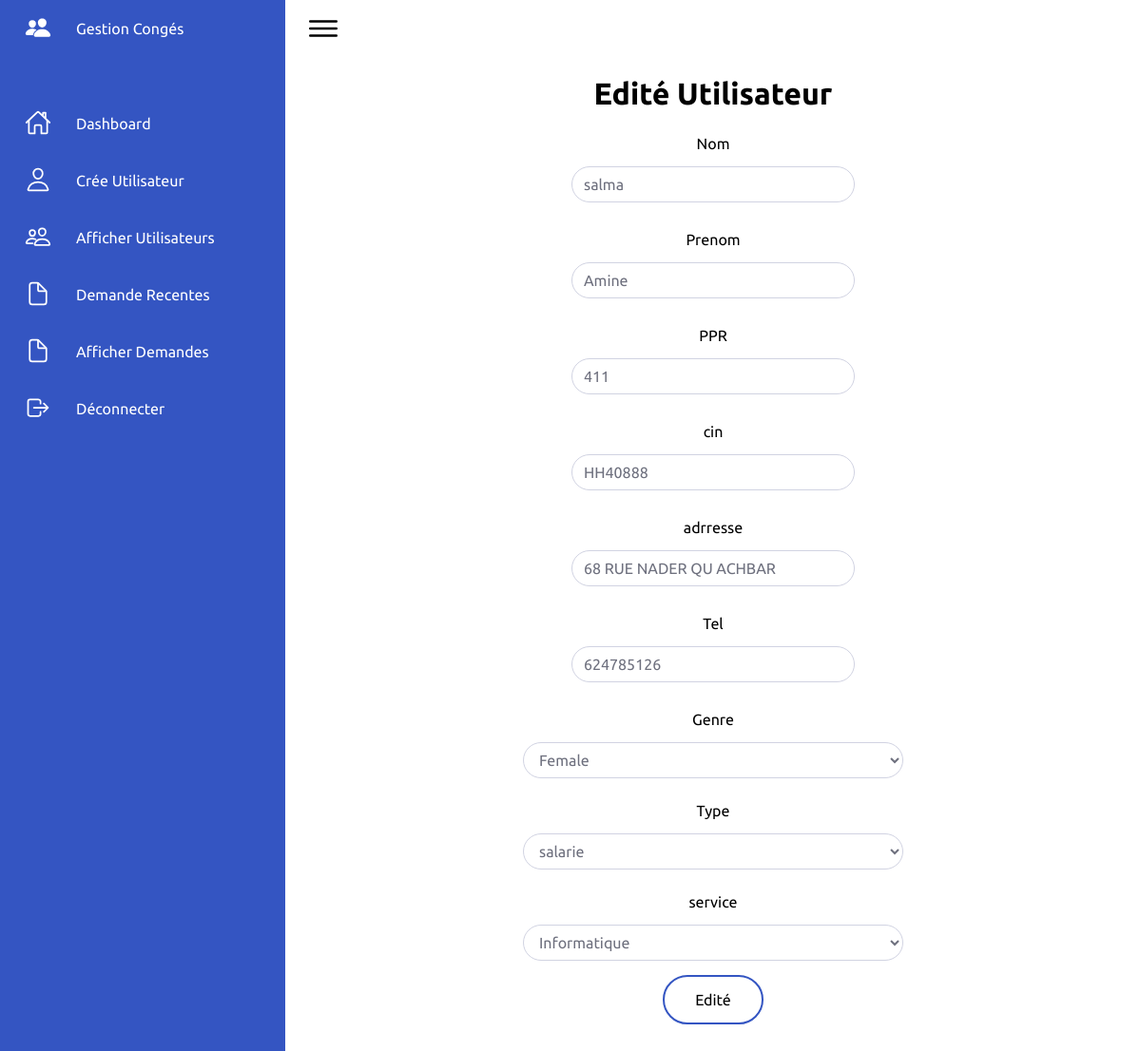
Page /admin/editUtilisateurs.php?ppr_user=411 (signed in) on the committed database.
### tables this page shows
CREATE TABLE `employe` (
  `Id` int(11) NOT NULL,
  `PPR` int(11) NOT NULL,
  `Cin` varchar(7) NOT NULL,
  `Nom` varchar(30) NOT NULL,
  `Prenom` varchar(30) NOT NULL,
  `Adresse` varchar(100) NOT NULL,
  `Tel` bigint(10) NOT NULL,
  `Sexe` varchar(20) NOT NULL,
  `Type` varchar(40) NOT NULL,
  `NumS` int(11) NOT NULL
);

CREATE TABLE `service` (
  `NumS` int(11) NOT NULL,
  `Intitule-S` varchar(40) NOT NULL
);

### config/dbaccess.php (called while the page is built, shortened)
<?php
    class Dbconfig
    {
        public function db_connect(){
        $servername = "localhost";
        $username = "root";
        $password = "";
     try {
       $this->connection = new PDO("mysql:host=$servername;dbname=gestion_cong", $username, $password);
         } catch(PDOException $e) {
  echo "Connection failed: " . $e->getMessage();
               }
        }
    }
?>

### config/service.php (called while the page is built, shortened)
<?php
 require_once('dbaccess.php');
 $db = new Dbconfig();
?>

### config/utilisateurs.php (called while the page is built, shortened)
<?php
require_once('dbaccess.php');
$db = new Dbconfig();
class Utilisateur{
     function editUserget(){
        global $db;
  if(isset($_GET['ppr_user'])){
      $user_ppr = $_GET['ppr_user'];
  $stmt = $db->connection->prepare("SELECT * FROM `service` INNER JOIN employe ON service.NumS = employe.NumS  WHERE PPR=? ");
  $stmt->execute(array($user_ppr));
  return $stmt->fetch();
  }
     }
}

### admin/editUtilisateurs.php (the view, shortened to what this page needs)
<?php
if(isset($_SESSION["admin"]) ){
  require_once("../config/utilisateurs.php");
  require_once("../config/service.php");
  $users = new Utilisateur();
  $userData =$users->editUserget();
?>
<!DOCTYPE html>
<html lang="en">
<head>
    <link rel="stylesheet" href="../styles/assets/css/style.css">
    <link rel="stylesheet" href="../styles/css/mainStyle.css">
</head>
<body>
     <?php include_once('../includes/sidebar.php') ?>
     <div class="form_cotainer">
     <h1 class='title-display'>Edité Utilisateur</h1>
<form action="<?php echo $_SERVER["PHP_SELF"];?>" method="post">
<div class='form_grid'>
    <div class="col">
    <label for="fname">Nom</label>
  <input class='form-control' type="text" name="nom" value="<?php if(isset($userData['Nom'])){echo $userData['Nom'];}?>" required>
    </div>
    <div class="col">
    <label >Prenom</label>
  <input class='form-control' type="text" name="prenom" value="<?php if(isset($userData['Prenom'])){echo $userData['Prenom'];}?>" required>
    </div>
    <div class="col">
    <label >PPR</label>
  <input class='form-control' type="text" name="ppr" value="<?php if(isset($userData['PPR'])){echo $userData['PPR'];}?>" required>
    </div>
    <div class="col">
    <label >cin</label>
  <input class='form-control' type='text' name="cin" value="<?php if(isset($userData['Cin'])){echo $userData['Cin'];}?>" required>
    </div>
    <div class="col">
    <label >adrresse</label>
  <input class='form-control' type="text" name="adresse" value="<?php if(isset($userData['Adresse'])){echo $userData['Adresse'];}?>" required>
    </div>
    <div class="col">
    <label >Tel</label>
  <input class='form-control' type='tel' name="tel" value="<?php if(isset($userData['Tel'])){echo $userData['Tel'];}?>" required>
    </div>
    <div class="col-select">
    <label >Genre</label>
  <select class='form-control'  name="sexe" required>
  <?php  if(isset($userData)){
         if($userData['Sexe'] == "male"){
          echo '<option value ="male" selected >Male</option>
             <option value ="female">Female</option>';
            }elseif($userData['Sexe'] == "female"){
           echo
             '<option value ="male" >Male</option>
             <option value ="female" selected >Female</option>';
            }
        }
         ?>
  </select>
    </div>
    <div class="col-select">
    <label >Type</label>
  <select class='form-control'  name="type" required>
  <?php  if(isset($userData)){
         if($userData['Type'] == "admin"){
          echo '<option value ="admin" selected >Admin</option>
             <option value ="rh">RH</option>
             <option value ="salarie">salarie</option>';
            }elseif($userData['Type'] == "rh"){
              echo '<option value ="admin">Admin</option>
              <option value ="rh" selected>RH</option>
              <option value ="salarie">salarie</option>';
            }else{
              echo '<option value ="admin">Admin</option>
              <option value ="rh">RH</option>
              <option value ="salarie" selected>salarie</option>';
            }
        }
         ?>
  </select>
    </div>
    <div class="col-select">
    <label >service</label>
  <select class='form-control'  name="service" required>
  <?php  if(isset($userData)){
         if($userData['Intitule-S'] == "informatique"){
          echo '<option value ="1" selected >Informatique</option>
          <option value ="2" >Administrative</option>';
            }elseif($userData['Intitule-S'] == "economique"){
              echo '<option value ="1">Informatique</option>
              <option value ="2" selected>economique</option>';
            }
        }
         ?>
  </select>
    </div>
</div>
<button class='btn' type="submit" name="send" >Edité</button>
</form>
     </div>
</body>
</html>
<?php
}else{
    header("location: ../index.php");
     exit();
  }
  ?>

### styles/assets/css/style.css (style rules this page uses)
* { font-family: "Ubuntu", sans-serif; margin: 0; padding: 0; box-sizing: border-box; }
:root { --blue: #3455c2; --white: #fff; --gray: #f5f5f5; --black1: #222; --black2: #999; }
body { min-height: 100vh; overflow-x: hidden; }

### styles/CSS/mainStyle.css (style rules this page uses)
.btn { background-color: #12949f; border: none; color: white; padding: 12px; text-align: center; text-decoration: none; display: block; font-size: 16px; margin: 4px 2px; cursor: pointer; margin: auto; border-radius: 10px; }
.form_cotainer { max-width: 70%; min-height: 100vh; margin-left:auto; margin-right:auto; padding:20px; margin-bottom: 75px; }
.form_cotainer .form_grid { display: flex; flex-wrap:wrap; justify-content: space-between; max-width: 80%; margin: auto; }
.form-control { display: block; width: 100%; margin-top:5px; height: calc(1.5em + 0.75rem + 2px); padding: 0.375rem 0.75rem; font-size: 1rem; font-weight: 400; line-height: 1.5; color: #6e707e; background-color: #fff; background-clip: padding-box; border: 1px solid #d1d3e2; border-radius: 50rem; transition: border-color 0.15s ease-in-out, box-shadow 0.15s ease-in-out; }
.col { width: 298px; margin: auto auto 20px auto; }
.col-select { width: 400px; margin: auto; margin-bottom:15px; }
label { text-align: center; display: block ruby; padding: 10px; }
.btn { margin: auto; display: block; border: none; color: white; padding: 15px 32px; text-align: center; text-decoration: none; font-size: 16px; cursor: pointer; background-color: white; color: black; border: 2px solid #3455c2; border-radius:30px; }
.title-display { text-align:center; margin-bottom:15px; color:black; }

### rows in the picture
employe: nom "salma", prenom "Amine", ppr "411", cin "HH40888", adresse "68 RUE NADER QU ACHBAR", tel "624785126", sexe "Female", type "salarie"
service: service "Informatique"
